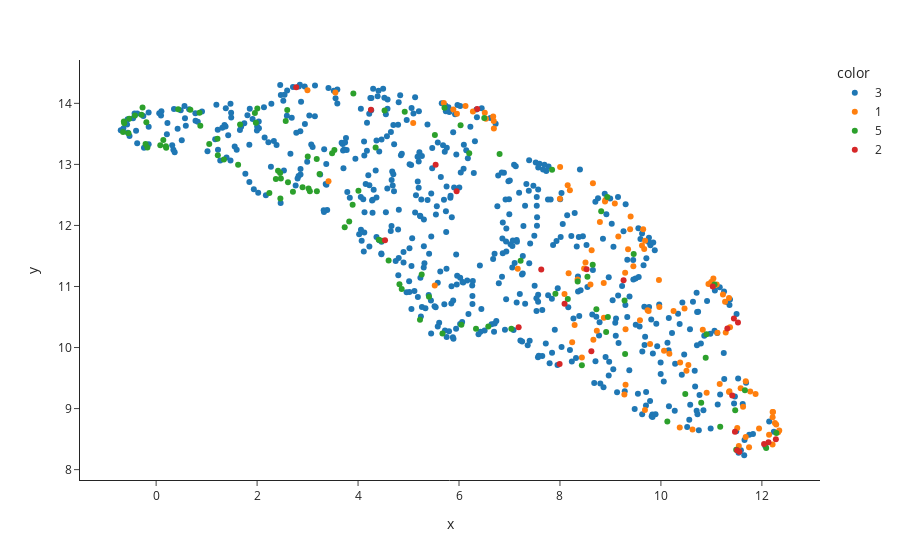

Notebook code for this chart:
### Markdown cell above
We can generate a UMAP plot that visualizes the cell morphology space, with each point colored according to the age of each worm in days. The metadata for each neuron in this example is provided in the file ```CAJAL/data/c_elegans_features.csv```, which can be found in the GitHub repository of CAJAL. This metadata includes information such as the age of the worm in days and the genotype of each gene (0: wild-type; 1: mutant).

### Code cell
import cajal.utilities
import umap
import pandas
import plotly.express
import plotly.io
from scipy.spatial.distance import squareform

# Read GW distance matrix
cells, gw_dist_dict = cajal.utilities.read_gw_dists("CAJAL/data_worm/c_elegans_gw_dist.csv", header=True)
gw_dist_vec = cajal.utilities.dist_mat_of_dict(gw_dist_dict)
gw_dist = squareform(gw_dist_vec)

# Compute UMAP representation
reducer = umap.UMAP(metric="precomputed", random_state=1)
embedding = reducer.fit_transform(gw_dist)

# Download metadata
metadata = pandas.read_csv("CAJAL/data_worm/c_elegans_features.csv", index_col = "cell_name")

# Visualize UMAP
#plotly.io.renderers.default = 'iframe'
plotly.express.scatter(x=embedding[:,0], 
                       y=embedding[:,1], 
                       template="simple_white", 
                       hover_name=[m + ".swc" for m in cells],
                       color = [str(m) for m in metadata["day"]])

### Figure 1 — Plotly figure (JSON) as saved in the notebook; plotly's stock layout.template omitted (floating-point values rounded to 4 significant figures; data arrays with more than 128 entries replaced by an {"elided": "..."} marker saying what was removed)
{"data": [{"hovertemplate": "<b>%{hovertext}</b><br><br>color=3<br>x=%{x}<br>y=%{y}<extra></extra>", "hovertext": {"elided": "569 str values"}, "legendgroup": "3", "marker": {"color": "#1F77B4", "symbol": "circle"}, "mode": "markers", "name": "3", "orientation": "v", "showlegend": true, "type": "scatter", "x": {"elided": "569 float values"}, "xaxis": "x", "y": {"elided": "569 float values"}, "yaxis": "y"}, {"hovertemplate": "<b>%{hovertext}</b><br><br>color=1<br>x=%{x}<br>y=%{y}<extra></extra>", "hovertext": ["folder_2016-10-7_file_541 day 1_1-exported.swc", "folder_2016-10-7_file_541 day 1_2-exported.swc", "folder_2016-10-7_file_541 day 1_3-exported.swc", "folder_2016-10-7_file_541 day 1_4-exported.swc", "folder_2016-10-7_file_541 day 1_5-exported.swc", "folder_2016-10-7_file_mir-1 541 day 1_1-exported.swc", "folder_2016-10-7_file_mir-1 541 day 1_2-exported.swc", "folder_2016-10-7_file_mir-1 541 day 1_3-exported.swc", "folder_2016-10-7_file_mir-1 541 day 1_4-exported.swc", "folder_2016-10-7_file_mir-1 541 day 1_5-exported.swc", "folder_2016-5-24_file_525 day 1_1-exported.swc", "folder_2016-5-24_file_525 day 1_2-exported.swc", "folder_2016-5-24_file_525 nrx-1 day 1_1-exported.swc", "folder_2016-5-24_file_525 nrx-1 day 1_2-exported.swc", "folder_2016-5-24_file_525 nrx-1 day 1_3-exported.swc", "folder_2016-5-24_file_525 nrx-1 day 1_4-exported.swc", "folder_2016-5-24_file_525 nrx-1 day 1_5-exported.swc", "folder_2016-5-24_file_525 nrx-1 day 1_6-exported.swc", "folder_2016-7-22_file_525 day 1 _1-exported.swc", "folder_2016-7-22_file_525 day 1 _2-exported.swc", "folder_2016-7-22_file_525 day 1 _3-exported.swc", "folder_2016-7-22_file_525 day 1 _4-exported.swc", "folder_2016-7-22_file_525 day 1 _5-exported.swc", "folder_2016-7-22_file_525 nrx_1 day 1 _1-exported.swc", "folder_2016-7-22_file_525 nrx_1 day 1 _2-exported.swc", "folder_2016-7-22_file_525 nrx_1 day 1 _3-exported.swc", "folder_2016-7-22_file_525 nrx_1 day 1 _4-exported.swc", "folder_2016-7-22_file_525 nrx_1 day 1 _5-exported.swc", "folder_2016-7-22_file_541 day 1 _1-exported.swc", "folder_2016-7-22_file_541 day 1 _2-exported.swc", "folder_2016-7-22_file_541 day 1 _3-exported.swc", "folder_2016-7-22_file_541 day 1 _4-exported.swc", "folder_2016-7-22_file_541 day 1 _5-exported.swc", "folder_2016-7-22_file_541 nlg1 day 1 _1-exported.swc", "folder_2016-7-22_file_541 nlg1 day 1 _2-exported.swc", "folder_2016-7-22_file_541 nlg1 day 1 _3-exported.swc", "folder_2016-7-22_file_541 nlg1 day 1 _4-exported.swc", "folder_2016-7-22_file_541 nlg1 day 1 _6-exported.swc", "folder_2016-9-8_file_541 day1_1-exported.swc", "folder_2016-9-8_file_541 day1_2-exported.swc", "folder_2016-9-8_file_541 day1_3-exported.swc", "folder_2016-9-8_file_541 day1_4-exported.swc", "folder_2016-9-9_file_525 day 1_1-exported.swc", "folder_2016-9-9_file_525 day 1_2-exported.swc", "folder_2016-9-9_file_525 day 1_3-exported.swc", "folder_2016-9-9_file_525 day 1_4-exported.swc", "folder_2016-9-9_file_525 day 1_5-exported.swc", "folder_2016-9-9_file_525 day 1_6-exported.swc", "folder_2017-3-15_file_541 day1_1-exported.swc", "folder_2017-3-15_file_541 day1_2-exported.swc", "folder_2017-3-15_file_541 day1_4-exported.swc", "folder_2017-3-15_file_541 day1_5-exported.swc", "folder_2017-8-15_file_541 day 1_1-exported.swc", "folder_2017-8-15_file_541 day 1_2-exported.swc", "folder_2017-8-15_file_541 day 1_3-exported.swc", "folder_2017-8-15_file_541 day 1_4-exported.swc", "folder_2017-8-15_file_541 day 1_5-exported.swc", "folder_2017-8-15_file_541 day 1_6-exported.swc", "folder_2017-8-15_file_nrx1 543 day1_2-exported.swc", "folder_2017-8-15_file_nrx1 543 day1_3-exported.swc", "folder_2017-8-15_file_nrx1 543 day1_4-exported.swc", "folder_2017-8-15_file_nrx1 543 day1_5-exported.swc", "folder_2017-8-16_file_541 day 1_1-exported.swc", "folder_2017-8-16_file_541 day 1_2-exported.swc", "folder_2017-8-16_file_541 day 1_3-exported.swc", "folder_2017-8-16_file_541 day 1_4-exported.swc", "folder_2017-8-16_file_541 day 1_5-exported.swc", "folder_2017-8-16_file_541 day 1_6-exported.swc", "folder_2017-8-16_file_541 day 1_7-exported.swc", "folder_2017-8-16_file_unc-25 541 day 1_1-exported.swc", "folder_2017-8-16_file_unc-25 541 day 1_2-exported.swc", "folder_2017-8-16_file_unc-25 541 day 1_3-exported.swc", "folder_2017-8-16_file_unc-25 541 day 1_4-exported.swc", "folder_2017-8-16_file_unc-25 541 day 1_5-exported.swc", "folder_2017-8-16_file_unc-25 541 day 1_6-exported.swc", "folder_2017-8-16_file_unc-25 541 day 1_7-exported.swc", "folder_2017-8-16_file_unc-97  541 day 1_-exported.swc", "folder_2017-8-16_file_unc-97  541 day 1_2-exported.swc", "folder_2017-8-16_file_unc-97  541 day 1_3-exported.swc", "folder_2017-8-16_file_unc-97  541 day 1_4-exported.swc", "folder_2017-8-16_file_unc-97  541 day 1_5-exported.swc", "folder_2017-8-16_file_unc-97  541 day 1_6-exported.swc", "folder_2017-8-22_file_unc-25 541 day 1_1-exported.swc", "folder_2017-8-22_file_unc-25 541 day 1_2-exported.swc", "folder_2017-8-22_file_unc-25 541 day 1_3-exported.swc", "folder_2017-8-22_file_unc-25 541 day 1_4-exported.swc", "folder_2017-8-22_file_unc-25 541 day 1_5-exported.swc", "folder_2017-8-22_file_unc-97 541 day 1_1-exported.swc", "folder_2017-8-22_file_unc-97 541 day 1_2-exported.swc", "folder_2017-8-22_file_unc-97 541 day 1_3-exported.swc", "folder_2017-8-22_file_unc-97 541 day 1_4-exported.swc", "folder_2017-8-22_file_unc-97 541 day 1_5-exported.swc", "folder_2017-8-23_file_unc-25 541 day 1_1-exported.swc", "folder_2017-8-23_file_unc-25 541 day 1_2-exported.swc", "folder_2017-8-23_file_unc-25 541 day 1_3-exported.swc", "folder_2017-8-23_file_unc-25 541 day 1_4-exported.swc", "folder_2017-8-23_file_unc-97 541 day 1_2-exported.swc", "folder_2017-8-23_file_unc-97 541 day 1_3-exported.swc", "folder_2017-8-23_file_unc-97 541 day 1_4-exported.swc", "folder_2017-8-30_file_541  day 1_1-exported.swc", "folder_2017-8-30_file_541  day 1_2-exported.swc", "folder_2017-8-30_file_541  day 1_3-exported.swc", "folder_2017-8-30_file_unc-25 541 day 1_1-exported.swc", "folder_2017-8-30_file_unc-25 541 day 1_2-exported.swc"], "legendgroup": "1", "marker": {"color": "#FF7F0E", "symbol": "circle"}, "mode": "markers", "name": "1", "orientation": "v", "showlegend": true, "type": "scatter", "x": [9.156, 8.29, 2.998, 8.73, 10.83, 9.585, 11.28, 9.961, 9.299, 9.454, 8.867, 10.38, 6.276, 5.699, 8.506, 12.14, 3.414, 11.04, 11.51, 8.434, 6.691, 8.003, 8.892, 9.276, 10.47, 11.27, 8.349, 11.04, 8.242, 8.604, 8.153, 11.58, 10.25, 7.163, 9.291, 11.63, 8.662, 8.171, 5.888, 9.625, 9.669, 9.785, 8.653, 10.63, 8.479, 8.089, 8.197, 8.87, 10.17, 11.68, 9.736, 12.21, 5.959, 10.06, 8.628, 6.677, 8.791, 7.999, 9.39, 9.087, 12.26, 8.901, 5.52, 10.94, 12.21, 6.534, 9.299, 6.688, 12.32, 11.07, 10.37, 10.54, 11.37, 11.68, 11.35, 9.969, 3.551, 11.12, 5.093, 12.22, 6.129, 12.21, 12.28, 6.511, 9.349, 10.91, 12.34, 10.51, 11.88, 11.77, 11.35, 11.0, 11.16, 9.756, 9.686, 11.75, 11.23, 11.1, 9.648, 11.36, 11.54, 11.94, 9.4, 9.684], "xaxis": "x", "y": [11.82, 10.37, 14.21, 10.27, 10.29, 10.45, 10.24, 11.11, 10.3, 11.33, 11.06, 9.755, 13.87, 14.01, 11.39, 8.573, 12.72, 11.04, 8.683, 9.839, 13.59, 12.96, 12.39, 9.23, 10.64, 10.75, 11.12, 11.13, 10.09, 11.03, 12.66, 9.334, 10.6, 11.29, 11.23, 9.028, 10.13, 11.22, 13.9, 11.67, 11.61, 10.06, 12.69, 8.658, 11.3, 10.88, 12.58, 10.49, 9.9, 8.533, 10.61, 8.943, 13.83, 9.948, 11.6, 13.78, 12.05, 12.44, 11.94, 12.36, 8.766, 12.42, 11.02, 11.04, 8.858, 13.75, 9.391, 13.71, 8.614, 11.03, 8.691, 9.714, 10.33, 9.449, 9.272, 10.66, 14.18, 10.24, 13.68, 8.945, 13.96, 8.413, 8.741, 13.84, 11.61, 9.257, 8.64, 9.62, 9.237, 9.282, 10.81, 11.07, 9.401, 10.6, 11.75, 8.368, 10.87, 11.03, 11.94, 9.285, 8.387, 8.672, 12.15, 8.978], "yaxis": "y"}, {"hovertemplate": "<b>%{hovertext}</b><br><br>color=5<br>x=%{x}<br>y=%{y}<extra></extra>", "hovertext": ["folder_2016-5-15_file_525 day 5_1-exported.swc", "folder_2016-5-15_file_525 day 5_2-exported.swc", "folder_2016-5-15_file_525 day 5_3-exported.swc", "folder_2016-5-15_file_525 day 5_4-exported.swc", "folder_2016-5-15_file_525 day 5_5-exported.swc", "folder_2016-5-15_file_525 day 5_6-exported.swc", "folder_2016-5-15_file_525 day 5_7-exported.swc", "folder_2016-5-15_file_nrx-1 525 day 5_1-exported.swc", "folder_2016-5-15_file_nrx-1 525 day 5_2-exported.swc", "folder_2016-5-15_file_nrx-1 525 day 5_3-exported.swc", "folder_2016-5-15_file_nrx-1 525 day 5_4-exported.swc", "folder_2016-5-15_file_nrx-1 525 day 5_5-exported.swc", "folder_2016-5-15_file_nrx-1 525 day 5_6-exported.swc", "folder_2016-5-15_file_nrx-1 525 day 5_7-exported.swc", "folder_2016-5-15_file_nrx-1 525 day 5_8-exported.swc", "folder_2016-5-24_file_525 day 5_1-exported.swc", "folder_2016-5-24_file_525 day 5_2-exported.swc", "folder_2016-5-24_file_525 day 5_3-exported.swc", "folder_2016-5-24_file_525 day 5_5-exported.swc", "folder_2016-5-24_file_525 nrx-1 day 5_1-exported.swc", "folder_2016-5-24_file_525 nrx-1 day 5_2-exported.swc", "folder_2016-5-24_file_525 nrx-1 day 5_3-exported.swc", "folder_2016-5-24_file_525 nrx-1 day 5_4-exported.swc", "folder_2016-5-24_file_525 nrx-1 day 5_5-exported.swc", "folder_2016-5-24_file_525 nrx-1 day 5_6-exported.swc", "folder_2016-8-31_file_541 nlg-1 day 5_1-exported.swc", "folder_2016-8-31_file_541 nlg-1 day 5_2-exported.swc", "folder_2016-8-31_file_541 nlg-1 day 5_3-exported.swc", "folder_2016-8-31_file_541 nlg-1 day 5_4-exported.swc", "folder_2016-8-31_file_541 nlg-1 day 5_5-exported.swc", "folder_2016-8-31_file_541 nlg-1 day 5_6-exported.swc", "folder_2016-9-2_file_525 day 5_1-exported.swc", "folder_2016-9-2_file_525 day 5_2-exported.swc", "folder_2016-9-2_file_525 day 5_6-exported.swc", "folder_2016-9-2_file_525 day 5_7-exported.swc", "folder_2016-9-2_file_525 nrx-1 day 5_1-exported.swc", "folder_2016-9-2_file_525 nrx-1 day 5_2-exported.swc", "folder_2016-9-2_file_525 nrx-1 day 5_3-exported.swc", "folder_2016-9-2_file_525 nrx-1 day 5_4-exported.swc", "folder_2016-9-2_file_525 nrx-1 day 5_5-exported.swc", "folder_2016-9-2_file_525 nrx-1 day 5_6-exported.swc", "folder_2017-3-22_file_525 day5_1-exported.swc", "folder_2017-3-22_file_525 day5_2-exported.swc", "folder_2017-3-22_file_525 day5_3 crazy-exported.swc", "folder_2017-3-22_file_525 day5_4-exported.swc", "folder_2017-3-22_file_525 day5_5-exported.swc", "folder_2017-3-22_file_525 day5_6-exported.swc", "folder_2017-3-22_file_525 nrx-1 wy day5_1-exported.swc", "folder_2017-3-22_file_525 nrx-1 wy day5_2-exported.swc", "folder_2017-3-22_file_525 nrx-1 wy day5_3-exported.swc", "folder_2017-3-22_file_525 nrx-1 wy day5_4-exported.swc", "folder_2017-3-22_file_525 nrx-1 wy day5_5-exported.swc", "folder_2017-3-22_file_525 nrx-1 wy day5_6-exported.swc", "folder_2017-3-22_file_525 nrx-1 wy day5_7-exported.swc", "folder_2017-3-22_file_525 nrx-1 wy day5_8-exported.swc", "folder_2017-3-22_file_525 nrx-1 wy day5_9-exported.swc", "folder_2017-3-3_file_541 unc-97 day 5_1-exported.swc", "folder_2017-3-3_file_541 unc-97 day 5_2-exported.swc", "folder_2017-3-3_file_541 unc-97 day 5_3-exported.swc", "folder_2017-3-3_file_541 unc-97 day 5_4-exported.swc", "folder_2017-3-3_file_541 unc-97 day 5_5-exported.swc", "folder_2017-3-8_file_525 nrx_1 day 5_1-exported.swc", "folder_2017-3-8_file_525 nrx_1 day 5_2-exported.swc", "folder_2017-3-8_file_525 nrx_1 day 5_3-exported.swc", "folder_2017-3-8_file_525 nrx_1 day 5_4-exported.swc", "folder_2017-3-8_file_525 nrx_1 day 5_5-exported.swc", "folder_2017-3-8_file_525 nrx_1 day 5_6-exported.swc", "folder_2017-3-8_file_525 nrx_1 day 5_7-exported.swc", "folder_2017-3-8_file_525 nrx_1 day 5_8-exported.swc", "folder_2017-3-8_file_541 nlg1 day 5_1-exported.swc", "folder_2017-3-8_file_541 nlg1 day 5_2-exported.swc", "folder_2017-3-8_file_541 nlg1 day 5_3-exported.swc", "folder_2017-3-8_file_541 nlg1 day 5_4-exported.swc", "folder_2017-3-8_file_541 nlg1 day 5_5-exported.swc", "folder_2017-3-8_file_541 nlg1 day 5_6-exported.swc", "folder_2017-3-8_file_541 nlg1 day 5_7-exported.swc", "folder_2017-3-8_file_541 nlg1 day 5_8-exported.swc", "folder_2017-3-8_file_541 unc97 day 5_1-exported.swc", "folder_2017-3-8_file_541 unc97 day 5_2-exported.swc", "folder_2017-3-8_file_541 unc97 day 5_3-exported.swc", "folder_2017-3-8_file_541 unc97 day 5_4-exported.swc", "folder_2017-3-8_file_541 unc97 day 5_5-exported.swc", "folder_2017-3-8_file_541 unc97 day 5_6-exported.swc", "folder_2017-9-15_file_nlg-1 541 day 5_1-exported.swc", "folder_2017-9-15_file_nlg-1 541 day 5_2-exported.swc", "folder_2017-9-15_file_nlg-1 541 day 5_3-exported.swc", "folder_2017-9-15_file_nlg-1 541 day 5_4-exported.swc", "folder_2017-9-15_file_nlg-1 541 day 5_5-exported.swc", "folder_2017-9-15_file_nlg-1 541 day 5_6-exported.swc", "folder_2017-9-5_file_541 day 5_1-exported.swc", "folder_2017-9-5_file_541 day 5_2-exported.swc", "folder_2017-9-5_file_541 day 5_3-exported.swc", "folder_2017-9-5_file_541 day 5_4-exported.swc", "folder_2017-9-5_file_nlg-1 541 day 5 no his_1-exported.swc", "folder_2017-9-5_file_nlg-1 541 day 5 no his_2-exported.swc", "folder_2017-9-5_file_nlg-1 541 day 5 no his_3-exported.swc", "folder_2017-9-5_file_nlg-1 541 day 5 no his_4-exported.swc", "folder_2017-9-5_file_nlg-1 541 day 5 no his_5-exported.swc", "folder_2017-9-5_file_nlg-1 541 day 5 no his_6-exported.swc", "folder_2017-9-5_file_nlg-1 541 day 5 no his_7-exported.swc", "folder_2017-9-5_file_nlg-1 541 day 5 no his_8-exported.swc", "folder_2017-9-5_file_nlg-1 541 day 5 no his_9-exported.swc"], "legendgroup": "5", "marker": {"color": "#2CA02C", "symbol": "circle"}, "mode": "markers", "name": "5", "orientation": "v", "showlegend": true, "type": "scatter", "x": [2.597, 2.415, 3.181, 2.372, 2.456, 3.531, 2.004, 0.8753, 4.348, 1.957, 1.343, 0.4372, 6.58, -0.6392, 2.71, 1.052, 4.865, 6.047, -0.2694, 5.713, 10.89, 3.237, 9.29, -0.5475, 6.337, 3.893, -0.5334, 3.019, 8.155, -0.6558, 0.08214, 3.907, 4.008, 1.975, 1.663, 8.949, 6.804, 4.605, 11.47, 0.6779, 11.49, 7.91, 2.901, -0.1939, 4.82, 3.045, 5.406, 9.28, 1.215, 7.22, 4.41, 8.434, 8.721, 2.612, 5.261, 8.351, 12.29, 10.9, 9.461, 12.09, 11.66, 6.5, 8.915, 8.937, 4.525, 7.844, 3.825, 8.649, 4.925, -0.1732, -0.6317, 5.227, 2.567, 2.243, 0.8597, 5.522, 0.1418, 10.8, 8.817, 11.06, 10.48, 11.17, 10.13, -0.42, 1.624, 0.199, 6.202, 3.735, -0.2903, 5.672, 7.037, 3.184, 2.461, 6.031, 8.544, 1.222, 0.1933, -0.21, 4.47, 2.471, 3.486, 3.004], "xaxis": "x", "y": [13.89, 12.89, 13.09, 12.76, 12.86, 13.24, 13.92, 13.63, 13.28, 13.84, 13.08, 13.9, 10.35, 13.7, 12.55, 13.33, 10.96, 10.37, 13.93, 13.93, 9.831, 12.84, 9.896, 13.51, 10.31, 12.34, 13.75, 12.6, 10.79, 13.53, 13.31, 14.16, 12.57, 13.68, 13.65, 10.5, 13.17, 11.42, 8.972, 13.9, 8.327, 10.88, 12.63, 13.69, 11.04, 12.56, 10.83, 10.77, 13.42, 11.42, 11.76, 9.71, 10.63, 12.71, 11.2, 11.08, 8.6, 10.22, 11.53, 8.353, 9.298, 13.76, 10.26, 12.46, 13.88, 12.91, 12.06, 11.36, 13.86, 13.28, 13.67, 10.46, 13.71, 12.53, 13.84, 13.48, 13.4, 9.095, 12.23, 11.03, 9.238, 8.703, 8.787, 13.8, 12.99, 13.27, 13.18, 11.97, 13.81, 10.23, 10.31, 12.56, 12.44, 13.64, 11.16, 13.15, 13.3, 13.34, 11.75, 12.77, 13.18, 13.13], "yaxis": "y"}, {"hovertemplate": "<b>%{hovertext}</b><br><br>color=2<br>x=%{x}<br>y=%{y}<extra></extra>", "hovertext": ["folder_2016-6-4_file_525 day 2_1-exported.swc", "folder_2016-6-4_file_525 day 2_2-exported.swc", "folder_2016-6-4_file_525 day 2_3-exported.swc", "folder_2016-6-4_file_525 day 2_4-exported.swc", "folder_2016-6-4_file_525 day 2_5-exported.swc", "folder_2016-6-4_file_525 day 2_6-exported.swc", "folder_2016-6-4_file_525 nrx_1 day 2_1-exported.swc", "folder_2016-6-4_file_525 nrx_1 day 2_3-exported.swc", "folder_2016-6-4_file_525 nrx_1 day 2_4-exported.swc", "folder_2016-6-4_file_525 nrx_1 day 2_5-exported.swc", "folder_2016-9-8_file_541 day2_1-exported.swc", "folder_2016-9-8_file_541 day2_2-exported.swc", "folder_2016-9-8_file_541 day2_3-exported.swc", "folder_2016-9-8_file_541 day2_4-exported.swc", "folder_2016-9-8_file_541 day2_5-exported.swc", "folder_2017-1-25_file_unc-97 day 2_1-exported.swc", "folder_2017-1-25_file_unc-97 day 2_2-exported.swc", "folder_2017-1-25_file_unc-97 day 2_3-exported.swc", "folder_2017-1-25_file_unc-97 day 2_4-exported.swc", "folder_2017-1-25_file_unc-97 day 2_5-exported.swc", "folder_2017-1-25_file_unc-97 day 2_6-exported.swc", "folder_2017-1-25_file_unc-97 day 2_7-exported.swc", "folder_2017-1-25_file_unc-97 day 2_8-exported.swc", "folder_2017-1-25_file_unc-97 day 2_9-exported.swc"], "legendgroup": "2", "marker": {"color": "#D62728", "symbol": "circle"}, "mode": "markers", "name": "2", "orientation": "v", "showlegend": true, "type": "scatter", "x": [4.534, 4.256, 8.091, 11.41, 7.993, 11.47, 8.622, 7.181, 11.03, 7.629, 5.952, 2.775, 5.537, 6.362, 11.55, 12.28, 12.13, 9.26, 11.45, 11.53, 8.528, 12.04, 11.32, 11.51], "xaxis": "x", "y": [11.76, 13.89, 10.72, 9.213, 9.731, 8.622, 9.94, 10.33, 11.0, 11.28, 12.56, 14.27, 13.0, 13.91, 8.293, 8.499, 8.449, 11.1, 10.47, 10.41, 11.28, 8.42, 10.31, 8.318], "yaxis": "y"}], "layout": {"autosize": true, "legend": {"title": {"text": "color"}, "tracegroupgap": 0}, "margin": {"t": 60}, "xaxis": {"anchor": "y", "autorange": true, "domain": [0, 1], "range": [-1.488, 13.13], "title": {"text": "x"}, "type": "linear"}, "yaxis": {"anchor": "x", "autorange": true, "domain": [0, 1], "range": [7.766, 14.77], "title": {"text": "y"}, "type": "linear"}}}
